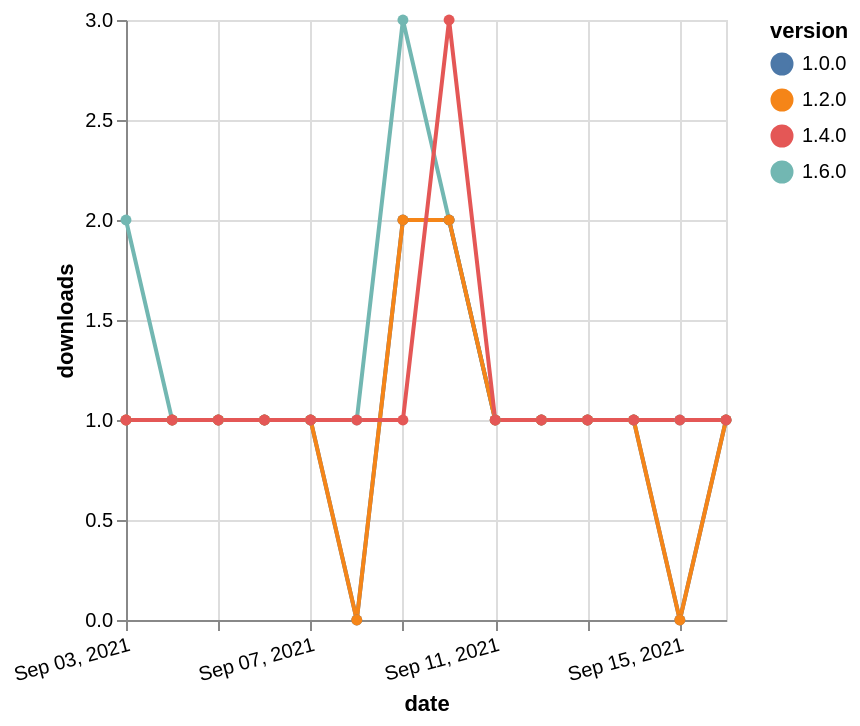

Vega-Lite specification stored for this chart:
### Vega-Lite specification from a JSON file in a GitHub repository (floating-point values rounded to 4 significant figures)
{"$schema": "https://vega.github.io/schema/vega-lite/v5.json", "description": "A simple bar chart with embedded data.", "data": {"values": [{"date": "2021-09-03", "total": 120, "delta": 2, "version": "1.6.0"}, {"date": "2021-09-04", "total": 121, "delta": 1, "version": "1.6.0"}, {"date": "2021-09-05", "total": 122, "delta": 1, "version": "1.6.0"}, {"date": "2021-09-06", "total": 123, "delta": 1, "version": "1.6.0"}, {"date": "2021-09-07", "total": 124, "delta": 1, "version": "1.6.0"}, {"date": "2021-09-08", "total": 125, "delta": 1, "version": "1.6.0"}, {"date": "2021-09-09", "total": 128, "delta": 3, "version": "1.6.0"}, {"date": "2021-09-10", "total": 130, "delta": 2, "version": "1.6.0"}, {"date": "2021-09-11", "total": 131, "delta": 1, "version": "1.6.0"}, {"date": "2021-09-12", "total": 132, "delta": 1, "version": "1.6.0"}, {"date": "2021-09-13", "total": 133, "delta": 1, "version": "1.6.0"}, {"date": "2021-09-14", "total": 134, "delta": 1, "version": "1.6.0"}, {"date": "2021-09-15", "total": 135, "delta": 1, "version": "1.6.0"}, {"date": "2021-09-16", "total": 136, "delta": 1, "version": "1.6.0"}, {"date": "2021-09-03", "total": 187, "delta": 1, "version": "1.0.0"}, {"date": "2021-09-04", "total": 188, "delta": 1, "version": "1.0.0"}, {"date": "2021-09-05", "total": 189, "delta": 1, "version": "1.0.0"}, {"date": "2021-09-06", "total": 190, "delta": 1, "version": "1.0.0"}, {"date": "2021-09-07", "total": 191, "delta": 1, "version": "1.0.0"}, {"date": "2021-09-08", "total": 191, "delta": 0, "version": "1.0.0"}, {"date": "2021-09-09", "total": 193, "delta": 2, "version": "1.0.0"}, {"date": "2021-09-10", "total": 195, "delta": 2, "version": "1.0.0"}, {"date": "2021-09-11", "total": 196, "delta": 1, "version": "1.0.0"}, {"date": "2021-09-12", "total": 197, "delta": 1, "version": "1.0.0"}, {"date": "2021-09-13", "total": 198, "delta": 1, "version": "1.0.0"}, {"date": "2021-09-14", "total": 199, "delta": 1, "version": "1.0.0"}, {"date": "2021-09-15", "total": 199, "delta": 0, "version": "1.0.0"}, {"date": "2021-09-16", "total": 200, "delta": 1, "version": "1.0.0"}, {"date": "2021-09-03", "total": 163, "delta": 1, "version": "1.2.0"}, {"date": "2021-09-04", "total": 164, "delta": 1, "version": "1.2.0"}, {"date": "2021-09-05", "total": 165, "delta": 1, "version": "1.2.0"}, {"date": "2021-09-06", "total": 166, "delta": 1, "version": "1.2.0"}, {"date": "2021-09-07", "total": 167, "delta": 1, "version": "1.2.0"}, {"date": "2021-09-08", "total": 167, "delta": 0, "version": "1.2.0"}, {"date": "2021-09-09", "total": 169, "delta": 2, "version": "1.2.0"}, {"date": "2021-09-10", "total": 171, "delta": 2, "version": "1.2.0"}, {"date": "2021-09-11", "total": 172, "delta": 1, "version": "1.2.0"}, {"date": "2021-09-12", "total": 173, "delta": 1, "version": "1.2.0"}, {"date": "2021-09-13", "total": 174, "delta": 1, "version": "1.2.0"}, {"date": "2021-09-14", "total": 175, "delta": 1, "version": "1.2.0"}, {"date": "2021-09-15", "total": 175, "delta": 0, "version": "1.2.0"}, {"date": "2021-09-16", "total": 176, "delta": 1, "version": "1.2.0"}, {"date": "2021-09-03", "total": 186, "delta": 1, "version": "1.4.0"}, {"date": "2021-09-04", "total": 187, "delta": 1, "version": "1.4.0"}, {"date": "2021-09-05", "total": 188, "delta": 1, "version": "1.4.0"}, {"date": "2021-09-06", "total": 189, "delta": 1, "version": "1.4.0"}, {"date": "2021-09-07", "total": 190, "delta": 1, "version": "1.4.0"}, {"date": "2021-09-08", "total": 191, "delta": 1, "version": "1.4.0"}, {"date": "2021-09-09", "total": 192, "delta": 1, "version": "1.4.0"}, {"date": "2021-09-10", "total": 195, "delta": 3, "version": "1.4.0"}, {"date": "2021-09-11", "total": 196, "delta": 1, "version": "1.4.0"}, {"date": "2021-09-12", "total": 197, "delta": 1, "version": "1.4.0"}, {"date": "2021-09-13", "total": 198, "delta": 1, "version": "1.4.0"}, {"date": "2021-09-14", "total": 199, "delta": 1, "version": "1.4.0"}, {"date": "2021-09-15", "total": 200, "delta": 1, "version": "1.4.0"}, {"date": "2021-09-16", "total": 201, "delta": 1, "version": "1.4.0"}]}, "width": "container", "mark": {"type": "line", "point": {"filled": true}}, "encoding": {"x": {"field": "date", "type": "temporal", "timeUnit": "yearmonthdate", "title": "date", "axis": {"labelAngle": -15}}, "y": {"field": "delta", "type": "quantitative", "title": "downloads"}, "color": {"field": "version", "type": "nominal"}, "tooltip": {"field": "delta"}}}
